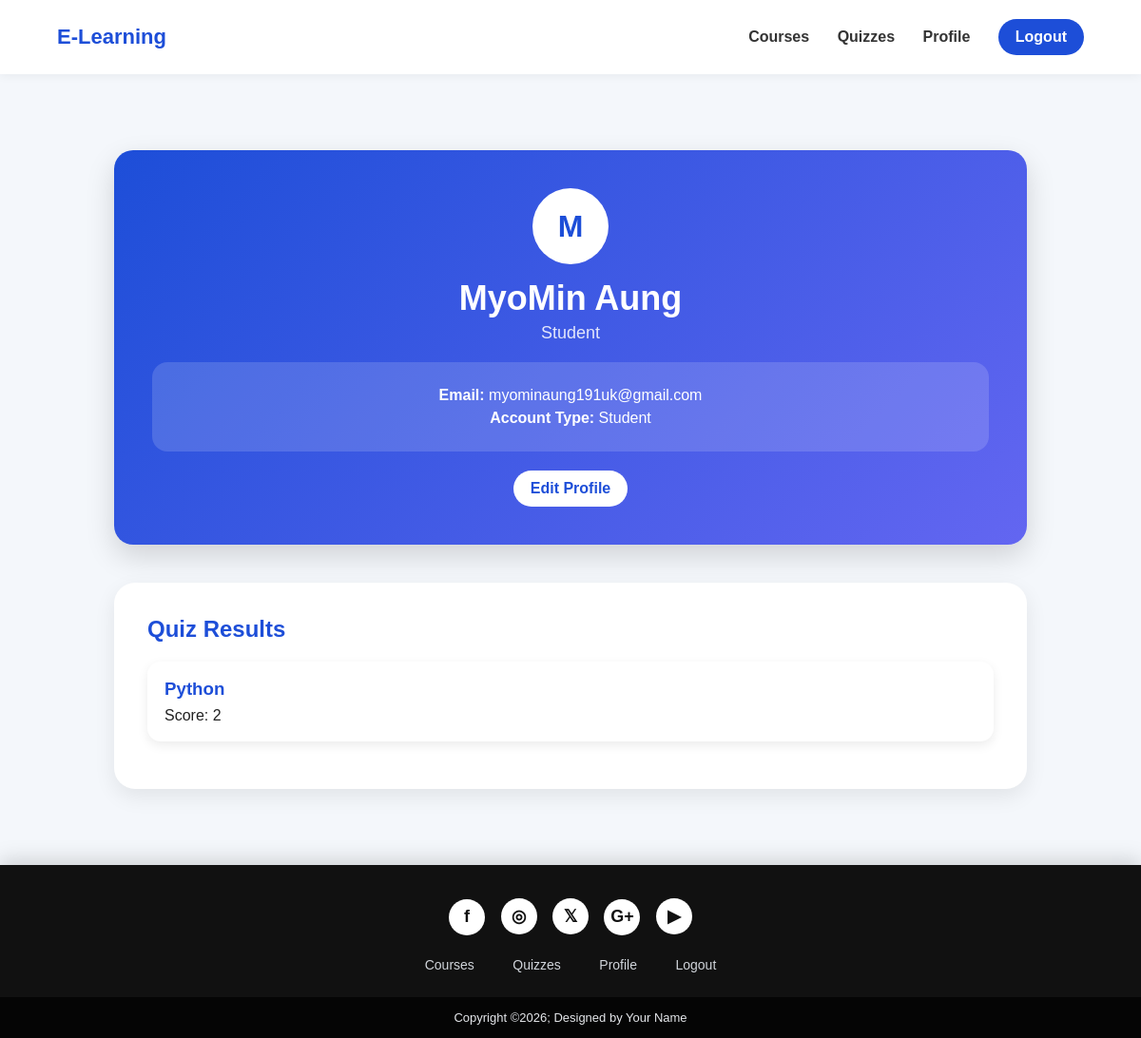
The page /profile (signed in) on the database its author committed.
### app.py (models this page shows)
class User(db.Model):
    id = db.Column(db.Integer, primary_key=True)
    name = db.Column(db.String(100), nullable=False)
    email = db.Column(db.String(120), unique=True, nullable=False)
    password = db.Column(db.String(200), nullable=False)
    role = db.Column(db.String(20), default="student")

class Result(db.Model):
    id = db.Column(db.Integer, primary_key=True)
    user_id = db.Column(db.Integer, db.ForeignKey("user.id"), nullable=False)
    course_id = db.Column(db.Integer, db.ForeignKey("course.id"), nullable=False)
    score = db.Column(db.Integer, nullable=False)
    user = db.relationship("User", backref=db.backref("results", lazy=True))
    course = db.relationship("Course", backref=db.backref("results", lazy=True))

class Course(db.Model):
    id = db.Column(db.Integer, primary_key=True)
    title = db.Column(db.String(150), nullable=False)
    description = db.Column(db.Text, nullable=False)
    category = db.Column(db.String(100), nullable=False)

### app.py (the view)
@app.route("/profile")
def profile():
    if not login_required():
        return redirect(url_for("login"))
    user = User.query.get_or_404(session["user_id"])
    results = Result.query.filter_by(user_id=user.id).all()
    return render_template("profile.html", user=user, results=results)

### app.py (called while the page is built)
def login_required():
    return "user_id" in session

### templates/profile.html
{% extends "base.html" %}
{% block content %}
<section class="profile-page">
    <div class="profile-card">
        <div class="profile-avatar">
            {{ user.name[0].upper() }}
        </div>
        <h1>{{ user.name }}</h1>
        <p class="profile-role">{{ user.role|title }}</p>
        <div class="profile-info">
            <p><strong>Email:</strong> {{ user.email }}</p>
            <p><strong>Account Type:</strong> {{ user.role|title }}</p>
        </div>
        <a href="{{ url_for('edit_profile') }}" class="profile-edit-btn">
            Edit Profile
        </a>
    </div>
    <div class="profile-results">
        <h2>Quiz Results</h2>
        {% if results %}
            <div class="result-list">
                {% for result in results %}
                    <div class="result-item">
                        <h3>{{ result.course.title }}</h3>
                        <p>Score: {{ result.score }}</p>
                    </div>
                {% endfor %}
            </div>
        {% else %}
            <div class="empty-box">
                <h3>No quiz results yet</h3>
                <p>Your quiz results will appear here after you complete quizzes.</p>
            </div>
        {% endif %}
    </div>
</section>
{% endblock %}

### static/css/style.css (style rules this page uses)
* { margin: 0; padding: 0; box-sizing: border-box; }
html { scroll-behavior: smooth; }
body { font-family: Arial, sans-serif; background: #f4f7fb; color: #222; }
.profile-page { max-width: 1000px; margin: 60px auto; padding: 0 25px; min-height: 65vh; }
.profile-card { background: linear-gradient(135deg, #1d4ed8, #6366f1); color: white; padding: 45px; border-radius: 24px; text-align: center; box-shadow: 0 15px 40px rgba(0,0,0,0.14); margin-bottom: 35px; }
.profile-avatar { width: 90px; height: 90px; background: white; color: #1d4ed8; border-radius: 50%; margin: 0 auto 18px; display: flex; align-items: center; justify-content: center; font-size: 38px; font-weight: bold; }
.profile-card h1 { font-size: 36px; margin-bottom: 8px; }
.profile-role { font-size: 18px; margin-bottom: 25px; }
.profile-info { background: rgba(255,255,255,0.15); padding: 20px; border-radius: 16px; }
.profile-info p { margin: 8px 0; }
.profile-results { background: white; padding: 35px; border-radius: 22px; box-shadow: 0 8px 22px rgba(0,0,0,0.08); }
.profile-results h2 { color: #1d4ed8; margin-bottom: 20px; }
.result-item { background: #f4f7fb; padding: 18px; border-radius: 14px; margin-bottom: 15px; }
.result-item h3 { color: #1d4ed8; margin-bottom: 8px; }
.profile-page { max-width: 1000px; margin: 60px auto; padding: 20px; }
.profile-card { background: linear-gradient(135deg, #1d4ed8, #6366f1); color: white; text-align: center; padding: 40px; border-radius: 20px; box-shadow: 0 12px 30px rgba(0,0,0,0.15); margin-bottom: 40px; }
.profile-avatar { width: 80px; height: 80px; background: white; color: #1d4ed8; border-radius: 50%; display: flex; align-items: center; justify-content: center; font-size: 32px; font-weight: bold; margin: 0 auto 15px; }
.profile-card h1 { margin-bottom: 5px; }
.profile-role { opacity: 0.85; margin-bottom: 20px; }
.profile-info p { margin: 6px 0; }
.profile-edit-btn { display: inline-block; margin-top: 20px; padding: 10px 18px; background: white; color: #1d4ed8; border-radius: 30px; text-decoration: none; font-weight: bold; transition: 0.3s ease; }
.profile-results h2 { margin-bottom: 20px; color: #1d4ed8; }
.result-list { display: grid; gap: 15px; }
.result-item { background: white; padding: 18px; border-radius: 14px; box-shadow: 0 4px 12px rgba(0,0,0,0.08); transition: 0.3s ease; }

### rows shown on the page
User: name "M", name "MyoMin Aung", role "Student", email "myominaung191uk@gmail.com"
Result: course "Python", score "2"
